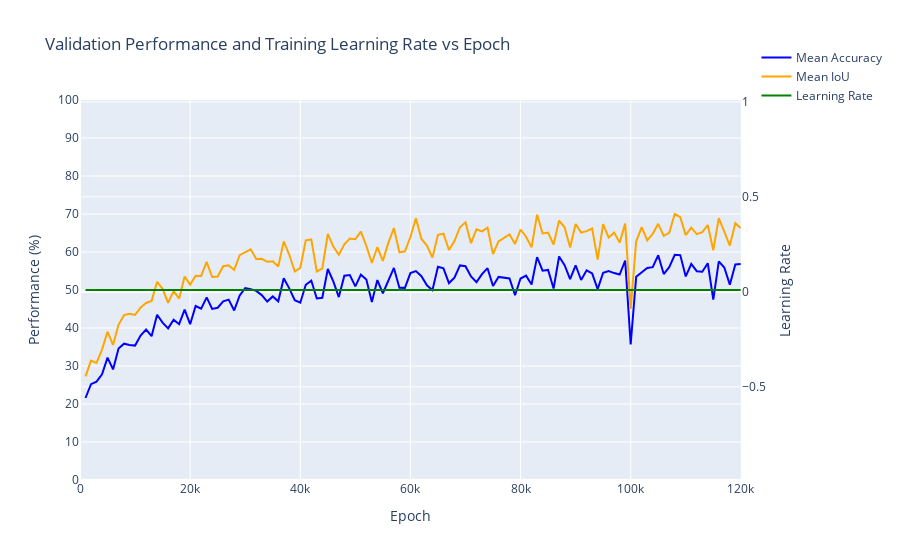

This figure's notebook cell:
### Code cell
# SEBNet BaselineHead SGD, Pretrained, Batch Size 8, Error: Wrong Training Loop, so the learning rate stayed constant throughout
log_file_path = '/home/robert.breslin/alessandro/paper_2/mmsegmentation/work_dirs/sebnet_baseline-head_1xb8_cityscapes/20250814_203149/20250814_203149.log'
epochs, top1, top5, lrs = parse_log_file(log_file_path)
plot_accuracies_and_lr_interactive(epochs, top1, top5, lrs, sgd_range)
